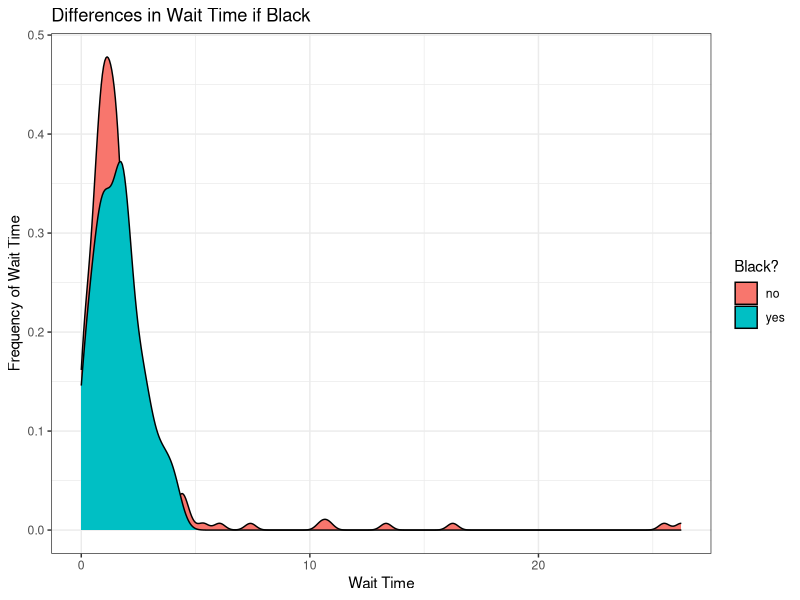
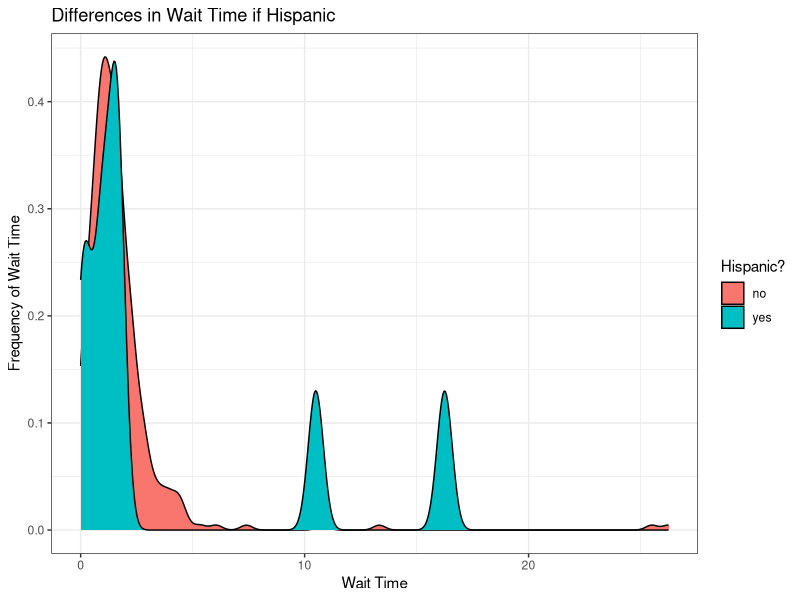
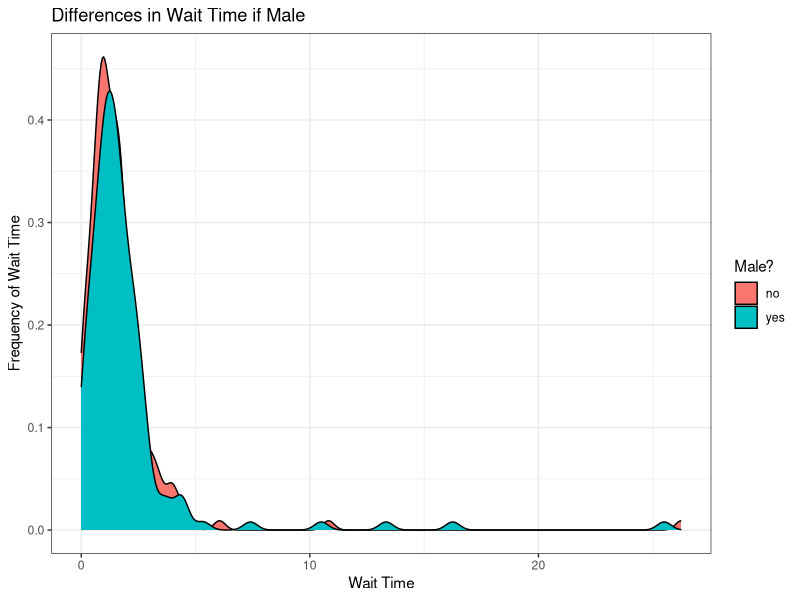
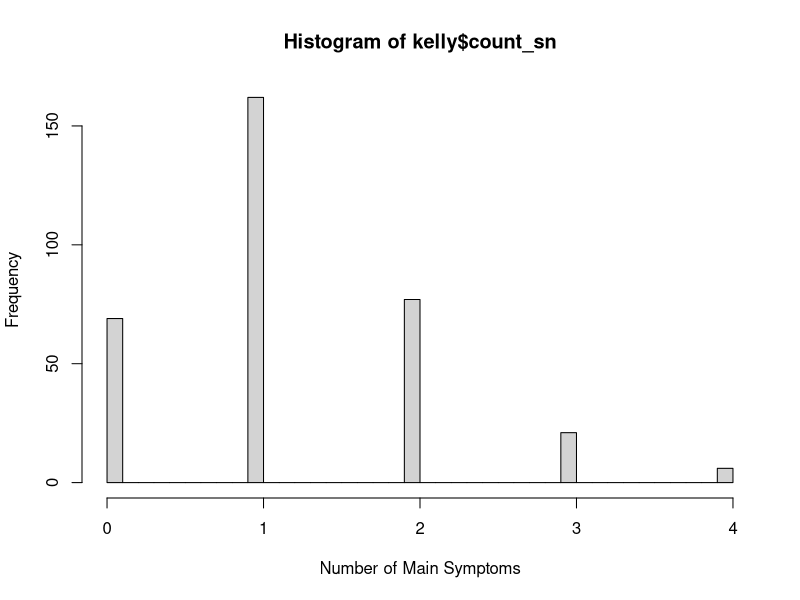
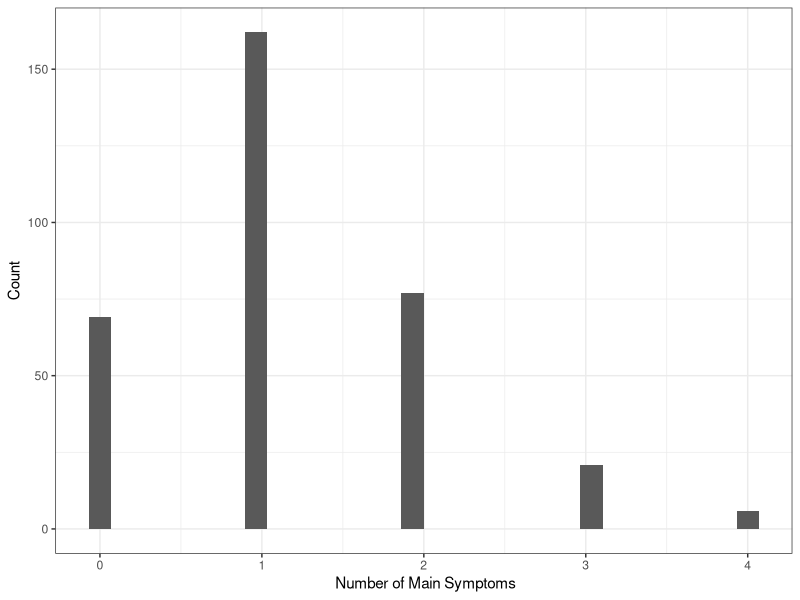
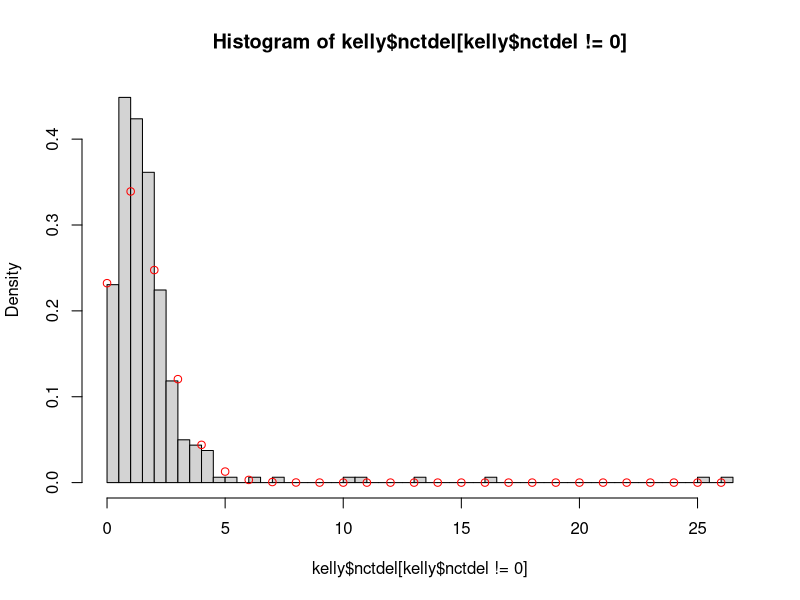
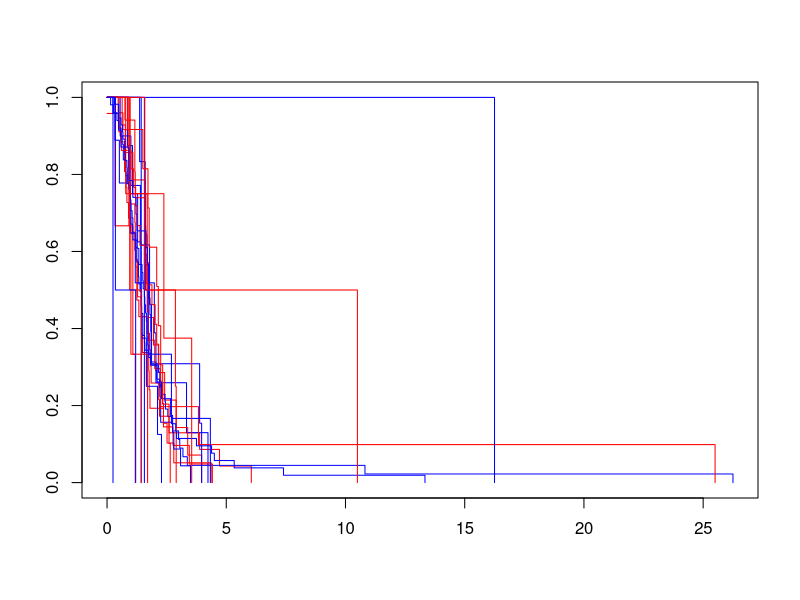

Generate these figures, in order, with R:
## ---- chunk 1
library(dplyr)
library(magrittr)
library(knitr)
library(ggplot2)
## ---- chunk 2
kelly <- read.table("kellydat.txt", header = T)
## ---- chunk 3
kelly <- kelly %>% mutate(count_sn = sn1 + sn2*2 + sn3*3 + all4*4) %>% select(-c(sn1, sn2, sn3, all4))
kable(head(kelly))
## ---- chunk 4

ggplot(kelly, aes(nctdel, group = factor(black), fill = factor(black,labels=c("no", "yes"))),alpha=0.5, adjust=2) + geom_density() + theme_bw() + xlab("Wait Time") + ylab("Frequency of Wait Time") + labs(fill = "Black?") + ggtitle("Differences in Wait Time if Black")



#ggplot(kelly, aes(x=nctdel)) +
#  facet_wrap(~ black) +
#  geom_histogram(aes(y=..count../sum(..count..))) +
#  labs(x = "Average Wait Times in Minutes", y = "Density Estimate")
## ---- chunk 5
ggplot(kelly, aes(nctdel, group = factor(hisp), fill = factor(hisp,labels=c("no", "yes"))),alpha=0.5, adjust=2) + geom_density() + theme_bw() + xlab("Wait Time") + ylab("Frequency of Wait Time") + labs(fill = "Hispanic?") + ggtitle("Differences in Wait Time if Hispanic")
## ---- chunk 6
ggplot(kelly, aes(nctdel, group = factor(male), fill = factor(male,labels=c("no", "yes"))),alpha=0.5, adjust=2) + geom_density() + theme_bw() + xlab("Wait Time") + ylab("Frequency of Wait Time") + labs(fill = "Male?") + ggtitle("Differences in Wait Time if Male")
## ---- chunk 7
(cor(kelly$fail, kelly))
## ---- chunk 8
hist(kelly$count_sn,breaks=50, xlab = "Number of Main Symptoms") # dist of symptom counts
ggplot(kelly, aes(x=count_sn)) + 
  geom_histogram() +
  theme_bw() +
  xlab(" Number of Main Symptoms") +
  ylab("Count")
## ---- chunk 9
hist(kelly$nctdel[kelly$nctdel!=0.0],breaks=40,freq=F) # dist of wait times (zero wait times removed)
lines(seq(0,26),dpois(seq(0,26),1.46),type="p",col="red") # poisson model, arbitrary lambda
## ---- chunk 10
library(survival)
d2 <- Surv(kelly$nctdel, kelly$fail) #creates a survival object #preprocessed version of the data
km <- survfit(d2 ~ kelly$male + kelly$black + kelly$hisp + kelly$count_sn)
plot(km, col = c("red", "blue"))
print(km)
